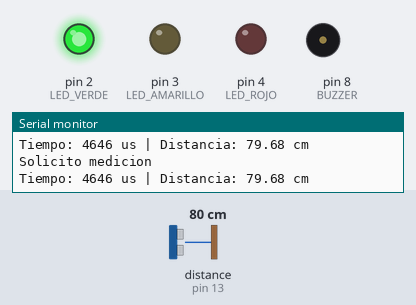
This sketch was run on a simulated Arduino Uno, built with avr-gcc and run on an emulated ATmega328P. Parts: output pins drawn as LEDs (lit = HIGH), buzzer (waves = sounding, pin HIGH), the last lines printed to the serial monitor. Wiring (inferred from the names in the program): ultrasonic range finder: trigger pin 12; echo pin 13. The inputs (shaded band) are chosen by the test bench; at power-on: distance to the obstacle (sensor on pin 13) 80 cm. The echo pulse lasts 58.3 µs per cm; pins used as bus, display or sensor lines are not drawn.

Above: at 1.2 s.
1.3 s: distance to the obstacle (sensor on pin 13) set to 45 cm
4.3 s: distance to the obstacle (sensor on pin 13) set to 37 cm
At 6.9 s:
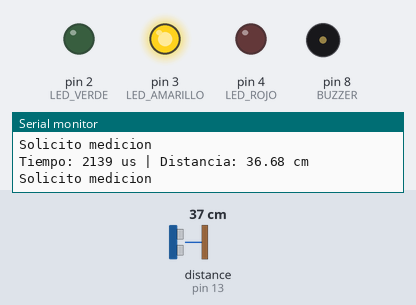
7.3 s: distance to the obstacle (sensor on pin 13) set to 2 cm
At 8.0 s:
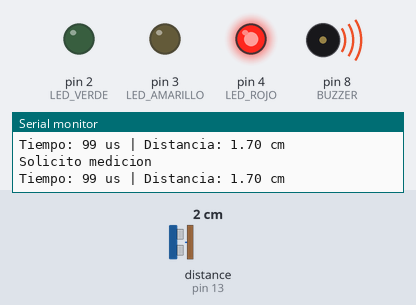
8.8 s: distance to the obstacle (sensor on pin 13) set to 35 cm
At 9.3 s:
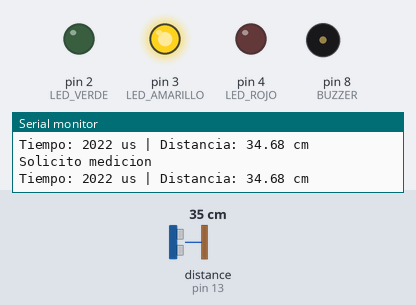
11.8 s: distance to the obstacle (sensor on pin 13) set to 4 cm
At 12.5 s:
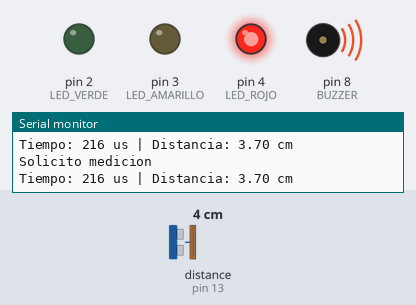
Timing chart, 0 to 14.3 s (numbered marks = the images above; inputs shaded):
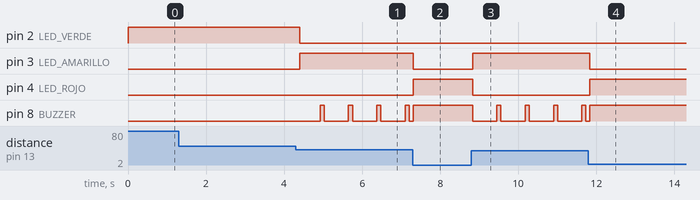

Measured:
- the behaviour switches between 41 and 40 cm on distance to the obstacle (sensor on pin 13) (found by bisection; images 0 and 1)
- after the input at 4.3 s, pin 2 (LED_VERDE): HIGH → LOW after 0.10 s; pin 3 (LED_AMARILLO): LOW → HIGH after 0.10 s; pin 8 (BUZZER): alternates HIGH for 0.10 s and LOW for 0.62 s, starting after 0.62 s
- after the input at 7.3 s, pin 3 (LED_AMARILLO): HIGH → LOW at once; pin 4 (LED_ROJO): LOW → HIGH at once
- after the input at 8.8 s, pin 3 (LED_AMARILLO): LOW → HIGH at once; pin 4 (LED_ROJO): HIGH → LOW at once; pin 8 (BUZZER): alternates HIGH for 0.10 s and LOW for 0.62 s, starting at once
- after the input at 11.8 s, pin 3 (LED_AMARILLO): HIGH → LOW at once; pin 4 (LED_ROJO): LOW → HIGH at once

The sketch:

detector_distancia.ino
```cpp
const int LED_VERDE = 2;
const int LED_AMARILLO = 3;
const int LED_ROJO = 4;
const int TRIG = 12;
const int ECHO = 13;
const int BUZZER = 8;

const float RANGO_ROJO = 10.0;
const float RANGO_AMARILLO = 40.0;

void setup() {
  Serial.begin(9600);
  Serial.println("Hola");

  // Leds
  pinMode(LED_VERDE, OUTPUT);
  pinMode(LED_AMARILLO, OUTPUT);
  pinMode(LED_ROJO, OUTPUT);
  digitalWrite(LED_VERDE, HIGH);
  digitalWrite(LED_AMARILLO, LOW);
  digitalWrite(LED_ROJO, LOW);

  pinMode(TRIG, OUTPUT); // Arduino envía la orden.
  pinMode(ECHO, INPUT);  // Arduino recibe el pulso.

  // Buzzer
  pinMode(BUZZER, OUTPUT);
  digitalWrite(BUZZER, LOW);

  digitalWrite(TRIG, LOW);
}

void loop() {
  // Suena buzzer
  // digitalWrite(BUZZER, HIGH);
  // delay(500);

  // digitalWrite(BUZZER, LOW);
  // delay(500);

  digitalWrite(TRIG, LOW);
  delayMicroseconds(2);

  // Solicito medicion
  Serial.println("Solicito medicion");
  digitalWrite(TRIG, HIGH);
  delayMicroseconds(10);
  digitalWrite(TRIG, LOW);

  // Recibo señal
  unsigned long tiempo = pulseIn(ECHO, HIGH, 30000UL);

  // Comprobamos que llega
  if (tiempo == 0) {
    Serial.println("Sin medicion");
    digitalWrite(LED_VERDE, HIGH);
    digitalWrite(LED_AMARILLO, LOW);
    digitalWrite(LED_ROJO, LOW);

    actualizarBuzzer(-1); // Añadido: apagar si no hay medición.
  } else {
    // 5. Convertir el tiempo en distancia.
    float distancia = tiempo * 0.0343 / 2.0;

    Serial.print("Tiempo: ");
    Serial.print(tiempo);
    Serial.print(" us | Distancia: ");
    Serial.print(distancia);
    Serial.println(" cm");

    if (distancia <= RANGO_ROJO) {
      digitalWrite(LED_VERDE, LOW);
      digitalWrite(LED_AMARILLO, LOW);
      digitalWrite(LED_ROJO, HIGH);
    } else if (distancia <= RANGO_AMARILLO) {
      digitalWrite(LED_VERDE, LOW);
      digitalWrite(LED_AMARILLO, HIGH);
      digitalWrite(LED_ROJO, LOW);
    } else {
      digitalWrite(LED_VERDE, HIGH);
      digitalWrite(LED_AMARILLO, LOW);
      digitalWrite(LED_ROJO, LOW);
    }

    actualizarBuzzer(distancia); // Añadido.
  }

  // Esperar antes de hacer otra medición.
  delay(100);

}

// Función añadida: controla los pitidos sin añadir esperas.
void actualizarBuzzer(float distancia) {
  static bool encendido = false;
  static unsigned long ultimoCambio = 0;

  unsigned long ahora = millis();

  if (distancia < 0 || distancia > RANGO_AMARILLO) {
    // Sin medición o más de 40 cm: silencio.
    encendido = false;
    ultimoCambio = ahora;

  } else if (distancia <= RANGO_ROJO) {
    // A 10 cm o menos: sonido continuo.
    encendido = true;
    ultimoCambio = ahora;

  } else {
    // Cuanto más cerca, menor pausa entre pitidos.
    unsigned long pausa = map(
      (long)distancia,
      (long)RANGO_ROJO,
      (long)RANGO_AMARILLO,
      80,
      700
    );

    unsigned long espera = encendido ? 60 : pausa;

    if (ahora - ultimoCambio >= espera) {
      encendido = !encendido;
      ultimoCambio = ahora;
    }
  }

  digitalWrite(BUZZER, encendido ? HIGH : LOW);
}
```
